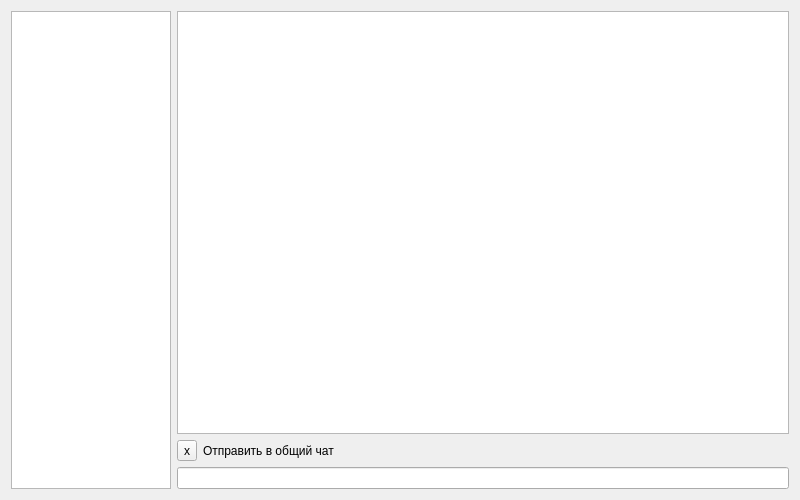
<?xml version="1.0" encoding="UTF-8"?>
<ui version="4.0">
 <class>Widget</class>
 <widget class="QWidget" name="Widget">
  <property name="geometry">
   <rect>
    <x>0</x>
    <y>0</y>
    <width>800</width>
    <height>500</height>
   </rect>
  </property>
  <property name="windowTitle">
   <string>Form</string>
  </property>
  <layout class="QGridLayout" name="gridLayout">
   <item row="0" column="0" rowspan="3">
    <widget class="QListWidget" name="listWidget_users">
     <property name="sizePolicy">
      <sizepolicy hsizetype="Maximum" vsizetype="Expanding">
       <horstretch>0</horstretch>
       <verstretch>0</verstretch>
      </sizepolicy>
     </property>
     <property name="maximumSize">
      <size>
       <width>160</width>
       <height>16777215</height>
      </size>
     </property>
    </widget>
   </item>
   <item row="1" column="2">
    <widget class="QLabel" name="label_receiver">
     <property name="sizePolicy">
      <sizepolicy hsizetype="Expanding" vsizetype="Preferred">
       <horstretch>0</horstretch>
       <verstretch>0</verstretch>
      </sizepolicy>
     </property>
     <property name="text">
      <string>Отправить в общий чат</string>
     </property>
    </widget>
   </item>
   <item row="2" column="1" colspan="2">
    <widget class="QLineEdit" name="lineEdit_message"/>
   </item>
   <item row="1" column="1">
    <widget class="QToolButton" name="toolButton_closePrivateMessage">
     <property name="toolTip">
      <string>Закрыть приватный режим</string>
     </property>
     <property name="text">
      <string>x</string>
     </property>
    </widget>
   </item>
   <item row="0" column="1" colspan="2">
    <widget class="QTextBrowser" name="textBrowser">
     <property name="openLinks">
      <bool>false</bool>
     </property>
    </widget>
   </item>
  </layout>
 </widget>
 <resources/>
 <connections/>
</ui>
